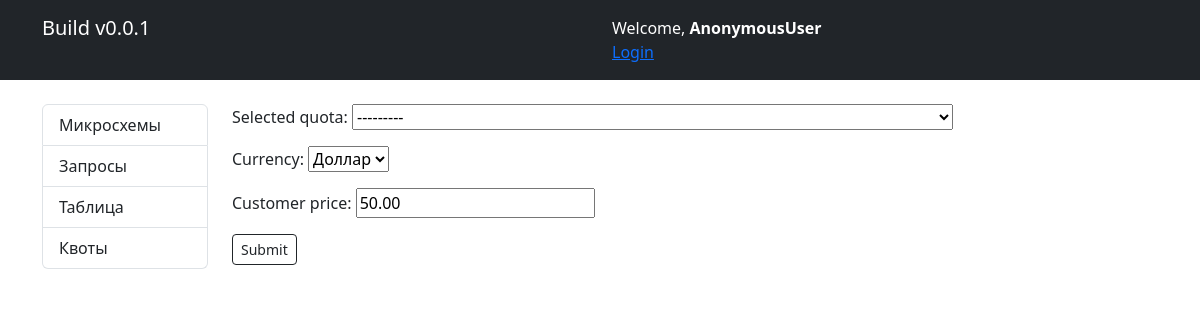
Before: /request/attach_quota/44/ with the older database file.
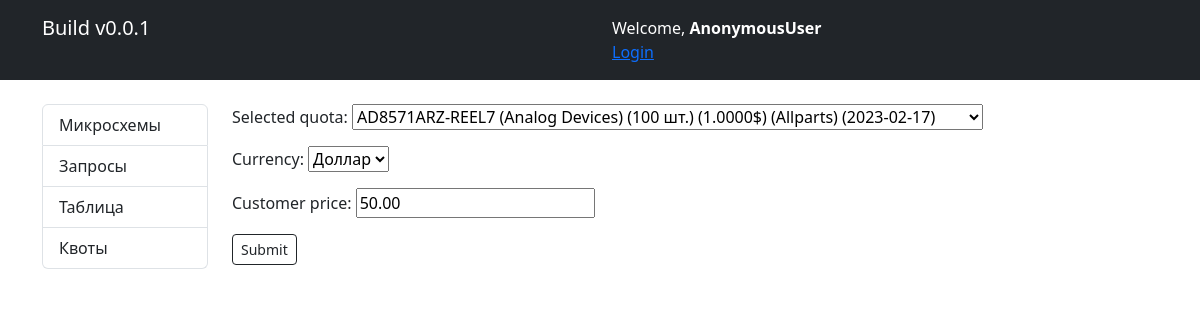
After: the same page with the newer database file.
### parts/models.py (models this page shows, shortened)
class Request(models.Model):
    part = models.ForeignKey(Part, on_delete=models.CASCADE)
    quantity = models.PositiveIntegerField()
    customer = models.CharField(max_length=100)
    date = models.DateField()
    manager = models.ForeignKey(User, on_delete=models.CASCADE, related_name='requests')
    selected_quota = models.ForeignKey(Quota, on_delete=models.SET_NULL, null=True, blank=True, related_name='selected_quotas')
    customer_price = models.DecimalField(max_digits=10, decimal_places=2, null=True, blank=True, default=0)
    currency = models.CharField(max_length=3, choices=CURRENCY_CHOICES, null=True, default='RUB')
    class Meta:
        verbose_name = "Заявка"
        verbose_name_plural = "Заявки"

### parts/views.py (the view)
# urls.py: path('request/attach_quota/<int:pk>/', views.AttachQuotaToRequestView.as_view(), name='attach_quota'),
class AttachQuotaToRequestView(UpdateView):
    model = Request
    fields = ['selected_quota', 'currency', 'customer_price']
    template_name = 'attach_quota.html'
    success_url = reverse_lazy('parts:request_list')
    def get_form(self, form_class=None):
        form = super().get_form(form_class)
        request = self.get_object()
        creation_date_cutoff = timezone.now() - timezone.timedelta(days=5)
        form.fields['selected_quota'].queryset = Quota.objects.filter(part__series=request.part.series,
                                                                      date__gte=creation_date_cutoff,)
        return form

### parts/models.py (called while the page is built)
    def __str__(self):
        return f'{self.part.number} ({self.part.brand}) ({self.quantity} шт.) ({self.price}$) ({self.supplier}) ({self.date})'

### parts/templates/attach_quota.html (shortened to what this page needs)
{% extends 'base.html' %}
{% block content %}
<form method="post">
  {{ form.as_p }}
  <input type="submit" value="Submit" class="btn btn-outline-dark btn-sm">
</form>
{% endblock %}

Changed rows visible on the page:
changed Request "Доллар": selected_quota "---------" → "AD8571ARZ-REEL7 (Analog Devices) (100 шт.) (1.0000$) (Allparts) (2023-02-17)"
